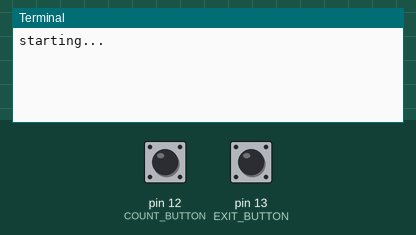
Bench run of a program on a simulated Raspberry Pi (header pin numbers). Shown: the last lines printed to the terminal. The inputs (shaded band) are chosen by the test bench; at power-on: pin 12 (COUNT_BUTTON) LOW, pin 13 (EXIT_BUTTON) LOW. At 6.7 s the program stops and its outputs stay as they are.

Above: at 5.0 s.
5.1 s: pin 12 (COUNT_BUTTON) pulled HIGH for 0.15 s
At 5.6 s:
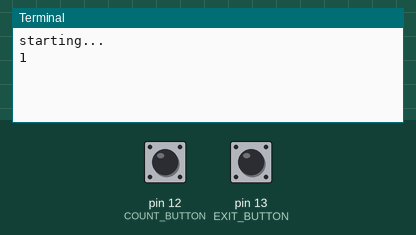
6.7 s: pin 13 (EXIT_BUTTON) pulled HIGH for 0.15 s
At 7.9 s:
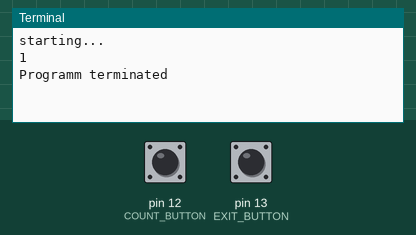

The program:

RaspEasy6.py
```python
# RaspEasy6.py

import RPi.GPIO as GPIO
import time

COUNT_BUTTON = 12 # Button A
EXIT_BUTTON = 13 # Button B

def onCountButtonEvent(channel):
    global count, btnReady
    if btnReady and GPIO.input(COUNT_BUTTON) == GPIO.HIGH:
        btnReady = False
        count += 1
    else:
        btnReady = True
    time.sleep(0.1)

def onExitButtonEvent(channel):
    global isExiting
    isExiting = True

def setup():
    GPIO.setmode(GPIO.BOARD)
    GPIO.setup(COUNT_BUTTON, GPIO.IN)
    GPIO.setup(EXIT_BUTTON, GPIO.IN)
    GPIO.add_event_detect(COUNT_BUTTON, GPIO.BOTH, onCountButtonEvent)
    GPIO.add_event_detect(EXIT_BUTTON, GPIO.BOTH, onExitButtonEvent)

setup()
btnReady = True
count = 0
oldCount = 0
print("starting...")
isExiting = False
while not isExiting:
    if count != oldCount:
        oldCount = count
        print(count)
    time.sleep(0.001)

GPIO.cleanup()
print("Programm terminated")
```

Measured:
- after the input at 5.1 s, the terminal: prints a new line at once (image 1)
- after the input at 6.7 s, the terminal: prints a new line at once (image 2)
